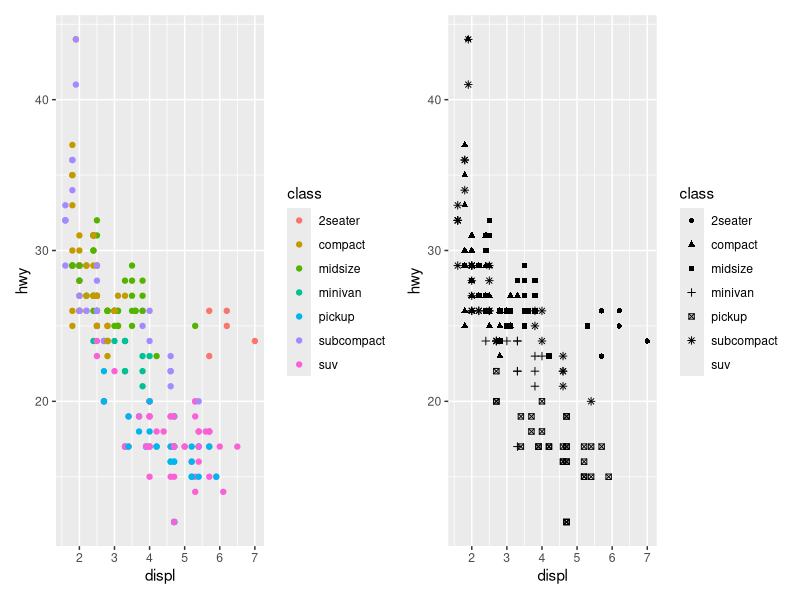
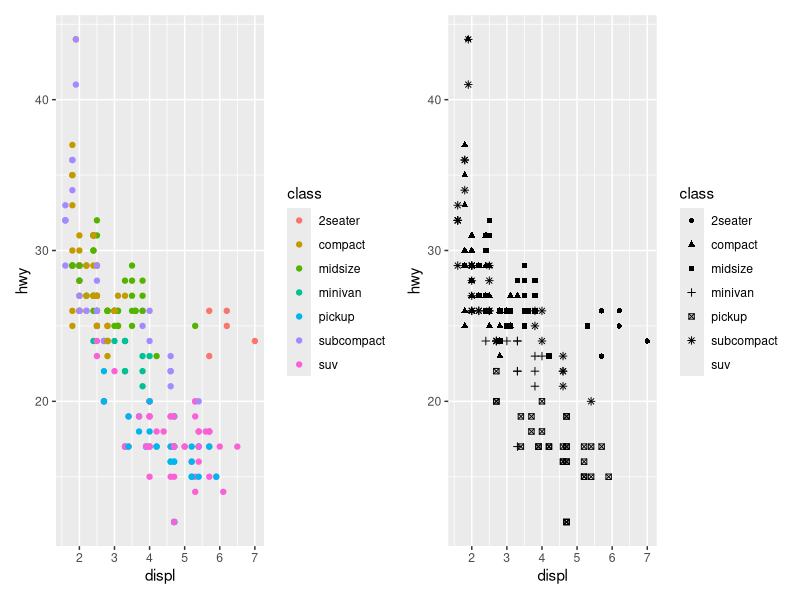
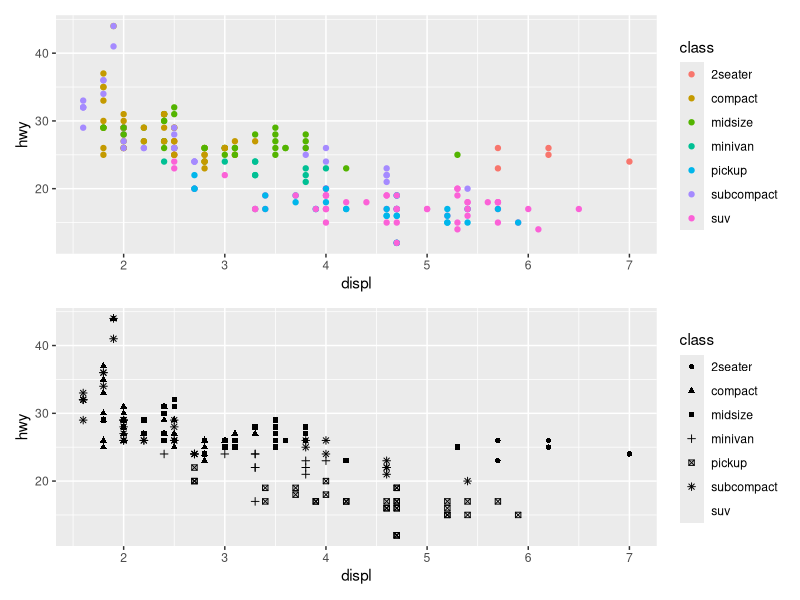
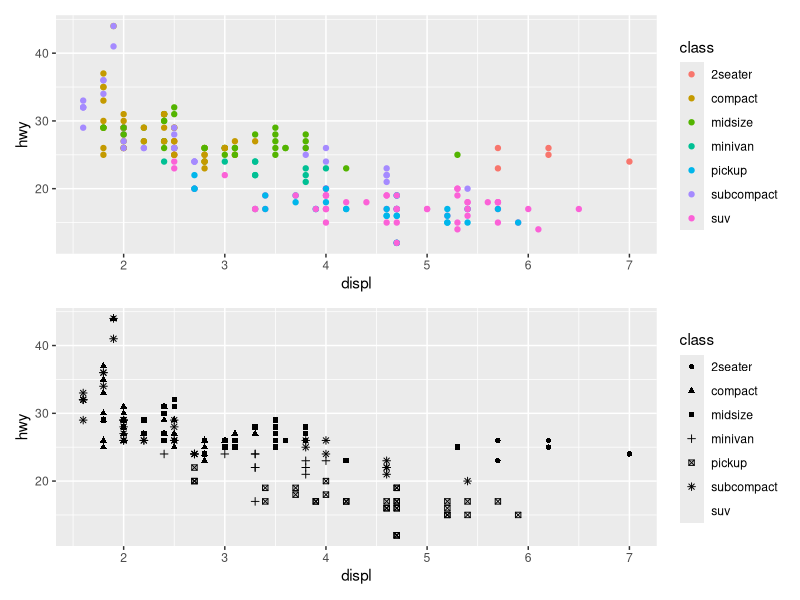
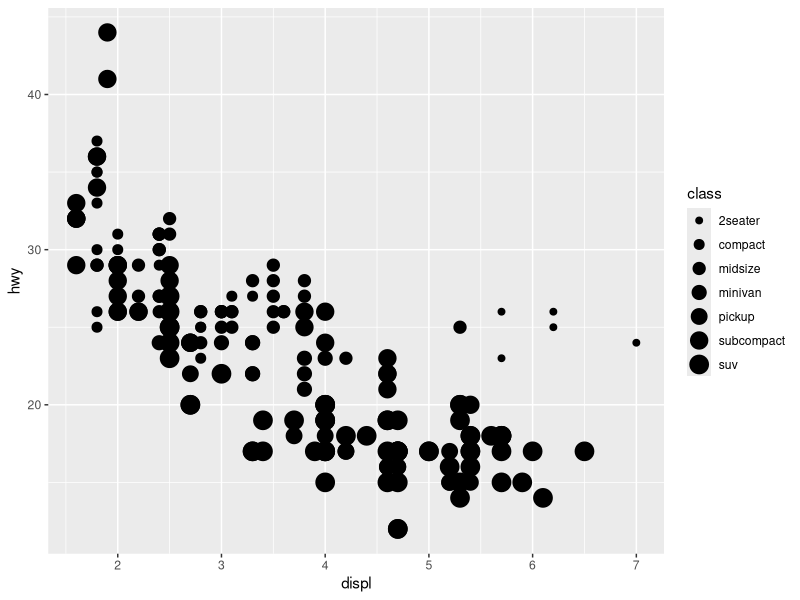
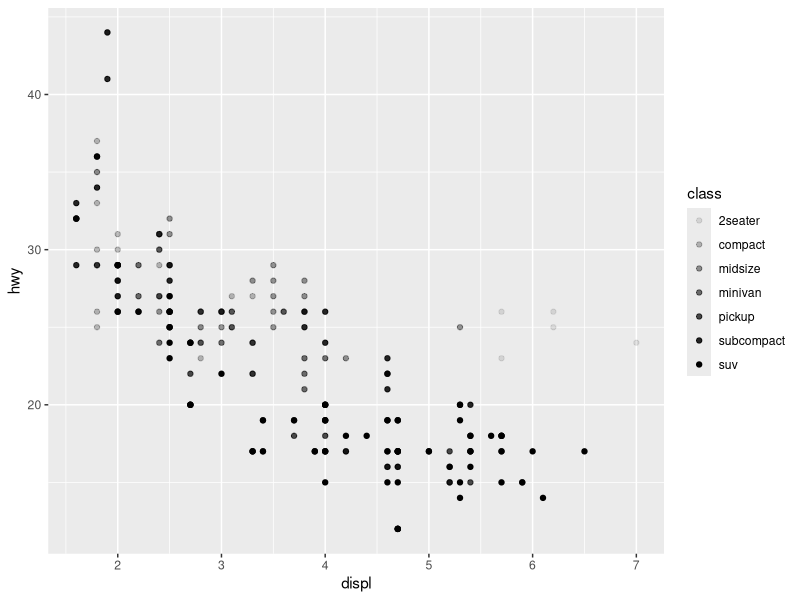
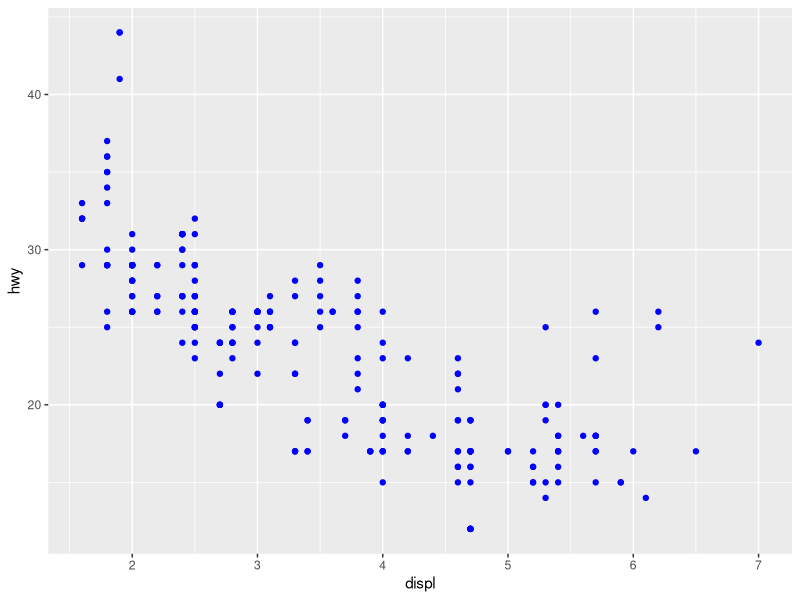
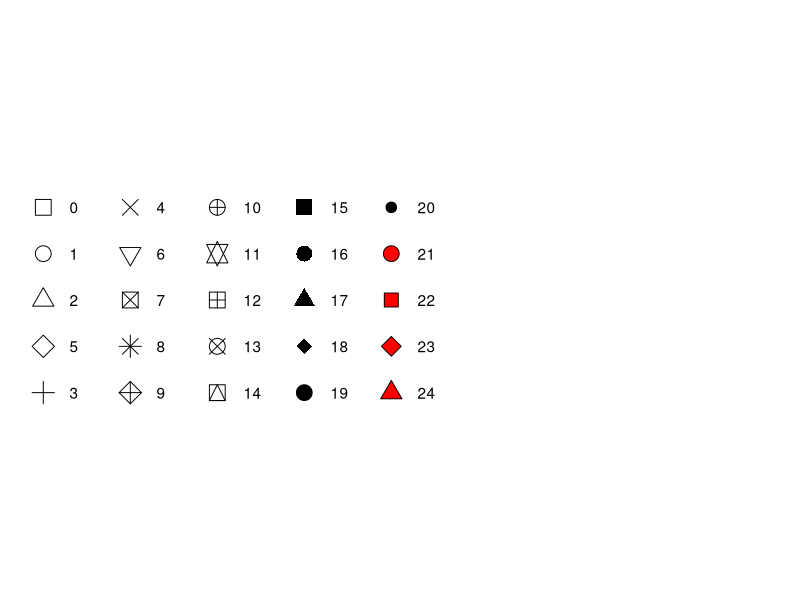

R code for these plots, in order: (Note: this script raises an error after producing the figures.)
## ---- chunk 1

# install.packages(c("patchwork","ggridges","scales"))

## ---- chunk 2
library(tidyverse)
library(patchwork)
library(scales)
library(ggplot2)
library(ggrepel)
## ---- chunk 3

?mpg

nrow(mpg)
names(mpg)

sapply(mpg,class)
## ---- chunk 4
#| fig-width: 10
#| fig-asp: 0.4
#| fig-show: hold
#| fig-alt: |
#|   Two scatterplots next to each other, both visualizing highway fuel 
#|   efficiency versus engine size of cars and showing a negative 
#|   association. In the plot on the left class is mapped to the color 
#|   aesthetic, resulting in different colors for each class. 
#|   In the plot on the right class is mapped the shape aesthetic, 
#|   resulting in different plotting character shapes for each class,
#|   except for suv. Each plot comes with a legend that shows the 
#|   mapping between color or shape and levels of the class variable.


ggplot(mpg, aes(x = displ, y = hwy, color = class)) +
  geom_point() + ggplot(mpg, aes(x = displ, y = hwy, shape = class)) + geom_point() +   plot_layout(ncol = 2)
## ---- chunk 5
#| fig-width: 10
#| fig-asp: 0.4
ggplot(mpg, aes(x = displ, y = hwy, color = class)) + geom_point() + 
  ggplot(mpg, aes(x = displ, y = hwy, shape = class)) + geom_point() 
## ---- chunk 6
#| fig-height: 10
#| fig.width: 7
#| out-width: "100%"

(ggplot(mpg, aes(x = displ, y = hwy, color = class)) + geom_point())/ 
  (ggplot(mpg, aes(x = displ, y = hwy, shape = class)) + geom_point())
## ---- chunk 7
#| fig-height: 10
#| fig.width: 7

p1 <- ggplot(mpg, aes(x = displ, y = hwy, color = class)) + geom_point()

p2 <- ggplot(mpg, aes(x = displ, y = hwy, shape = class)) + geom_point()

p1/p2

## ---- chunk 8
#| fig-width: 5
#| fig-alt: |
#|   Two scatterplots next to each other, both visualizing highway fuel 
#|   efficiency versus engine size of cars and showing a negative 
#|   association. In the first plot class is mapped to the size 
#|   aesthetic, resulting in different sizes for each class. 
#|   In the second plot class is mapped the alpha aesthetic, 
#|   resulting in different alpha (transparency) levels for each class. 
#|   Each plot comes with a legend that shows the mapping between size 
#|   or alpha level and levels of the class variable.

# class mapped to size
ggplot(mpg, aes(x = displ, y = hwy, size = class)) +
  geom_point() 

# class mapped to alpha
ggplot(mpg, aes(x = displ, y = hwy, alpha = class)) +
  geom_point() 
## ---- chunk 9
#| fig-alt: |
#|   Scatterplot of highway fuel efficiency versus engine size of cars 
#|   that shows a negative association. All points are blue.

ggplot(mpg, aes(x = displ, y = hwy)) + 
  geom_point(color = "blue") 
## ---- chunk 10
#| label: fig-shapes
#| echo: false
#| 
#| fig.asp: 0.364
#| fig-align: "center"
#| fig-cap: |
#|   R has 25 built-in shapes that are identified by numbers. There are some 
#|   seeming duplicates: for example, 0, 15, and 22 are all squares. The 
#|   difference comes from the interaction of the `color` and `fill` 
#|   aesthetics. The hollow shapes (0--14) have a border determined by `color`; 
#|   the solid shapes (15--20) are filled with `color`; the filled shapes 
#|   (21--24) have a border of `color` and are filled with `fill`. Shapes are 
#|   arranged to keep similar shapes next to each other.  
#| fig-alt: |
#|   Mapping between shapes and the numbers that represent them: 0 - square, 
#|   1 - circle, 2 - triangle point up, 3 - plus, 4 - cross, 5 - diamond, 
#|   6 - triangle point down, 7 - square cross, 8 - star, 9 - diamond plus, 
#|   10 - circle plus, 11 - triangles up and down, 12 - square plus, 
#|   13 - circle cross, 14 - square and triangle down, 15 - filled square, 
#|   16 - filled circle, 17 - filled triangle point-up, 18 - filled diamond, 
#|   19 - solid circle, 20 - bullet (smaller circle), 21 - filled circle blue, 
#|   22 - filled square blue, 23 - filled diamond blue, 24 - filled triangle 
#|   point-up blue, 25 - filled triangle point down blue.

shapes <- tibble(
  shape = c(0, 1, 2, 5, 3, 4, 6:19, 20, 21, 22, 23, 24),
  x = (0:24 %/% 5) / 2,
  y = (-(0:24 %% 5)) / 4
)
ggplot(shapes, aes(x, y)) + 
  geom_point(aes(shape = shape), size = 5, fill = "red") +
  geom_text(aes(label = shape), hjust = 0, nudge_x = 0.15) +
  scale_shape_identity() +
  expand_limits(x = 4.1) +
  scale_x_continuous(NULL, breaks = NULL) + 
  scale_y_continuous(NULL, breaks = NULL, limits = c(-1.2, 0.2)) + 
  theme_minimal() +
  theme(aspect.ratio = 1/2.75)
## ---- chunk 11
# Your code here
## ---- chunk 12
#| fig-show: hide
#| fig-alt: |
#|   Scatterplot of highway fuel efficiency versus engine size of cars  
#|   that shows a negative association. All points are red and 
#|   the legend shows a red point that is mapped to the word blue.

ggplot(mpg) + 
  geom_point(aes(x = displ, y = hwy, color = "blue"))
## ---- chunk 13
# Your code here
## ---- chunk 14
# Your code here

## ---- chunk 15
#| fig-show: hide

ggplot(mpg) + geom_point(aes(x = displ, y = hwy))
## ---- chunk 16
# Your code here
## ---- chunk 17
#| fig-show: hide

p1 <- ggplot(mpg, aes(x = displ, y = hwy)) +  geom_point() 

p2 <- ggplot(mpg, aes(x = displ, y = hwy)) + geom_smooth()

p1 + p2
## ---- chunk 18
#| fig-width: 6
# point
p1 <- ggplot(mpg, aes(x = displ, y = hwy)) + geom_point() 

# smooth
p2 <- ggplot(mpg, aes(x = displ, y = hwy)) + geom_smooth()

p1 + p2
## ---- chunk 19
#| fig-width: 6
#| fig-show: hold
#| fig-alt: |
#|   Two plots of highway fuel efficiency versus engine size of cars.
#|   The data are represented with smooth curves. In the first plot, three 
#|   smooth curves, all with the same linetype. In the second plot, three 
#|   smooth curves with different line types (solid, dashed, or long 
#|   dashed) for each type of drive train. In both plots, confidence 
#|   intervals around the smooth curves are also displayed.

# Top
p1 <- ggplot(mpg, aes(x = displ, y = hwy, shape = drv)) + 
  geom_smooth()

# Bottom
p2 <- ggplot(mpg, aes(x = displ, y = hwy, linetype = drv)) + 
  geom_smooth()

p1/p2
## ---- chunk 20
#| fig-width: 6
#| fig-alt: |
#|   A plot of highway fuel efficiency versus engine size of cars. The data 
#|   are represented with points (colored by drive train) as well as smooth 
#|   curves (where line type is determined based on drive train as well). 
#|   Confidence intervals around the smooth curves are also displayed.

ggplot(mpg, aes(x = displ, y = hwy, color = drv)) + 
  geom_point() +
  geom_smooth(aes(linetype = drv))
## ---- chunk 21
#| fig-width: 7
#| fig-alt: |
#|   Scatterplot of highway fuel efficiency versus engine size of cars, where 
#|   points are colored according to the car class. A smooth curve following 
#|   the trajectory of the relationship between highway fuel efficiency versus 
#|   engine size of cars is overlaid along with a confidence interval around it.

ggplot(mpg, aes(x = displ, y = hwy)) + 
  geom_point(aes(color = class)) + 
  geom_smooth()
## ---- chunk 22
#| fig-alt: |
#|   Scatterplot of highway fuel efficiency versus engine size of cars, where 
#|   points are colored according to the car class. A smooth curve following 
#|   the trajectory of the relationship between highway fuel efficiency versus 
#|   engine size of subcompact cars is overlaid along with a confidence interval 
#|   around it.

g <- ggplot(mpg, aes(x = displ, y = hwy)) +
  geom_point() +
  geom_point(data = mpg %>% filter(class == '2seater'),
             color = "red")

g + geom_point(
  data = mpg %>% filter(class == '2seater'),
  shape = 21,
  size = 3,
  color = "red"
)
## ---- chunk 23
#| fig.width: 5
#| fig-alt: |
#|   Three plots: histogram, density plot, and box plot of highway
#|   mileage.
 
# histogram
ggplot(mpg, aes(x = hwy)) + geom_histogram(binwidth = 2)

# density
ggplot(mpg, aes(x = hwy)) + geom_density()

# boxplot
ggplot(mpg, aes(x = hwy)) + geom_boxplot()
## ---- chunk 24
#| fig-width: 6
#| fig-height: 6
#| fig-alt: 
#|   Density curves for highway mileage for cars with rear wheel, 
#|   front wheel, and 4-wheel drives plotted separately. The 
#|   distribution is bimodal and roughly symmetric for real and 
#|   4 wheel drive cars and unimodal and right skewed for front 
#|   wheel drive cars.

library(ggridges)

ggplot(mpg, aes(x = hwy, y = drv, fill = drv, color = drv)) +
  geom_density_ridges(alpha = 0.5, show.legend = FALSE)
## ---- chunk 25
# Your code here
## ---- chunk 26
df <- data.frame(
  x = c(3, 1, 5), 
  y = c(2, 4, 6), 
  label = c("a","b","c")
)
p <- ggplot(df, aes(x, y, label = label))  
  
## ---- chunk 27
# Your code here
## ---- chunk 28
#| fig-show: hide
ggplot(mpg, aes(x = displ, y = hwy)) +
  geom_smooth(aes(color = drv), show.legend = FALSE)
## ---- chunk 29
# Your code here
## ---- chunk 30
#| label: 6-plots
#| echo: false
#| out-width: "100%"
#| fig-cap: |
#|   Six plots arranged in two columns
#| fig-alt: |
#|   There are six scatterplots in this figure, arranged in a 3x2 grid. 
#|   In all plots highway fuel efficiency of cars are on the y-axis and 
#|   engine size is on the x-axis. The **first** plot shows all points in black
#|   with a smooth curve overlaid on them. In the **second** plot points are 
#|   also all black, with separate smooth curves overlaid for each level of 
#|   drive train. On the **third** plot, points and the smooth curves are 
#|   represented in different colors for each level of drive train. In the 
#|   **fourth** plot the points are represented in different colors for each 
#|   level of drive train but there is only a single smooth line fitted to 
#|   the whole data. In the **fifth** plot, points are represented in different
#|   colors for each level of drive train, and a separate smooth curve with 
#|   line types are fitted to each level of drive train. And 
#|   finally in the **sixth** plot points are represented in different colors 
#|   for each level of drive train and they have a thick white border.

knitr::include_graphics("images/6-plots.png")
## ---- chunk 31

## ---- chunk 32
#| fig-width: 7
#| fig-alt: |
#|   Scatterplot of highway fuel efficiency versus engine size of cars, 
#|   faceted by class, with facets spanning two rows.

ggplot(mpg, aes(x = displ, y = hwy)) + 
  geom_point() + 
  facet_wrap(~cyl)
## ---- chunk 33
#| fig-width: 6
#| fig-alt: |
#|   Scatterplot of highway fuel efficiency versus engine size of cars, faceted 
#|   by number of cylinders across rows and by type of drive train across 
#|   columns. This results in a 4x3 grid of 12 facets. Some of these facets have 
#|   no observations: 5 cylinders and 4 wheel drive, 4 or 5 cylinders and front 
#|   wheel drive.

ggplot(mpg, aes(x = displ, y = hwy)) + 
  geom_point() + 
  facet_grid(drv ~ cyl)
## ---- chunk 34
#| fig-width: 6
#| fig-alt: |
#|   Scatterplot of highway fuel efficiency versus engine size of cars, 
#|   faceted by number of cylinders across rows and by type of drive train 
#|   across columns. This results in a 4x3 grid of 12 facets. Some of these 
#|   facets have no observations: 5 cylinders and 4 wheel drive, 4 or 5 
#|   cylinders and front wheel drive. Facets within a row share the same 
#|   y-scale and facets within a column share the same x-scale.

ggplot(mpg, aes(x = displ, y = hwy)) + 
  geom_point() + 
  facet_grid(drv ~ cyl, scales = "free_y")
## ---- chunk 35
#| fig-width: 5

ggplot(mpg, aes(x = displ, y = hwy)) +
  geom_point() +
  facet_grid(drv ~ cyl) +
  theme(
    strip.text.x = element_text(
      size = 12,
      face = "bold",
      colour = "blue",
      angle = 75
    ),
    strip.text.y = element_text(
      size = 14,
      face = "bold",
      colour = "red"
    ),
    strip.background = element_rect(
      colour = "navy",
      fill = "#CCCCFF",
      linewidth  = 2
    )
  )
## ---- chunk 36
#| fig-show: hide

ggplot(mpg, aes(x = drv, y = cyl)) + geom_point() 
     
## ---- chunk 37
# Your code here
## ---- chunk 38
#| fig-show: hide
ggplot(mpg) + geom_point(aes(x = drv, y = cyl))
## ---- chunk 39
# Your code here
## ---- chunk 40
#| fig-show: hide

ggplot(mpg) +
  geom_point(aes(x = displ, y = hwy)) +
  facet_grid(drv ~ .)

ggplot(mpg) +
  geom_point(aes(x = displ, y = hwy)) +
  facet_grid(. ~ cyl)
## ---- chunk 41

# Your code here
## ---- chunk 42
#| fig-show: hide

ggplot(mpg) +
  geom_point(aes(x = displ, y = hwy)) +
  facet_wrap( ~ class, nrow = 2)
## ---- chunk 43
# Your code here
## ---- chunk 44
#| fig-show: hide

ggplot(mpg, aes(x = displ, y = hwy)) + geom_point(color = "pink") 
## ---- chunk 45
# Your code here
## ---- chunk 46
# Your code here
## ---- chunk 47
#| fig-show: hide

ggplot(mpg, aes(x = displ)) +
  geom_histogram() +
  facet_grid(drv ~ .)

ggplot(mpg, aes(x = displ)) +
  geom_histogram() +
  facet_grid(. ~ drv)
## ---- chunk 48
#| fig-width: 6
#| fig-height: 6

ggplot(mpg) +
  geom_point(aes(x = displ, y = hwy)) +
  facet_grid(drv ~ .)
## ---- chunk 49
# Your code here
## ---- chunk 50
#| fig-show: hide

ggplot(mpg) +
  geom_point(aes(x = displ, y = hwy)) +
  facet_grid(drv ~ .)
## ---- chunk 51
# Your code here
## ---- chunk 52
#| fig-width: 6
#| fig-alt: |
#|   Bar chart of number of each cut of diamond. There are roughly 1500 
#|   Fair, 5000 Good, 12000 Very Good, 14000 Premium, and 22000 Ideal cut diamonds.

ggplot(diamonds, aes(x = cut)) + 
  geom_bar()
## ---- chunk 53
#| fig-width: 5
#| label: fig-vis-stat-bar
#| echo: false
#| fig-cap: |
#|   When creating a bar chart we first start with the raw data, then
#|   aggregate it to count the number of observations in each bar,
#|   and finally map those computed variables to plot aesthetics.
#| fig-alt: |
#|   A figure demonstrating three steps of creating a bar chart. 
#|   Step 1. geom_bar() begins with the diamonds data set. 
#|   Step 2. geom_bar() 
#|   transforms the data with the count stat, which returns a data set of 
#|   cut values and counts. 
#|   Step 3. geom_bar() uses the transformed data to 
#|   build the plot. cut is mapped to the x-axis, count is mapped to the y-axis.

knitr::include_graphics("images/visualization-stat-bar.png")
## ---- chunk 54
#| fig-width: 6
#| fig-alt: |
#|   Bar chart of number of each cut of diamond. There are roughly 1500 Fair, 5000 Good, 12000 Very Good, 14000 Premium, and 22000 Ideal cut diamonds.

diamonds %>%
  count(cut) %>%
  ggplot(aes(x = cut, y = n)) +
  geom_bar(stat = "identity")
## ---- chunk 55
#| fig-width: 5
#| fig-alt: |
#|   Bar chart of proportion of each cut of diamond. Roughly, Fair 
#|   diamonds make up 0.03, Good 0.09, Very Good 0.22, Premium 0.26, and 
#|   Ideal 0.40.

ggplot(diamonds, aes(x = cut, y = after_stat(prop), group = 1)) +
  geom_bar()
## ---- chunk 56
#| fig-width: 5
#| fig-alt: |
#|   A plot with depth on the y-axis and cut on the x-axis (with levels 
#|   fair, good, very good, premium, and ideal) of diamonds. For each level 
#|   of cut, vertical lines extend from minimum to maximum depth for diamonds 
#|   in that cut category, and the median depth is indicated on the line 
#|   with a point.

ggplot(diamonds) +
  stat_summary(
    aes(x = cut, y = depth),
    fun.min = min,
    fun.max = max,
    fun = median
  ) 
## ---- chunk 57
# Your code here
## ---- chunk 58
# Your code here

## ---- chunk 59
#| fig-show: hide

ggplot(diamonds, aes(
  x = cut, y = after_stat(prop)
  )) + 
  geom_bar()


## ---- chunk 60
ggplot(diamonds, aes(
  x = cut, fill = color, y = after_stat(prop)
  )) + 
  geom_bar()
## ---- chunk 61

# Your code here
## ---- chunk 62
#| fig-width: 5
#| fig-alt: |
#|   Two bar charts of drive types of cars. In the first plot, the bars have 
#|   colored borders. In the second plot, they're filled with colors. Heights 
#|   of the bars correspond to the number of cars in each cut category.

# Top
ggplot(mpg, aes(x = drv, color = drv)) + 
  geom_bar()

# Bottom
ggplot(mpg, aes(x = drv, fill = drv)) + 
  geom_bar()
## ---- chunk 63
#| fig-width: 5
#| fig-alt: |
#|   Segmented bar chart of drive types of cars, where each bar is filled with 
#|   colors for the classes of cars. Heights of the bars correspond to the 
#|   number of cars in each drive category, and heights of the colored 
#|   segments are proportional to the number of cars with a given class 
#|   level within a given drive type level.

ggplot(mpg, aes(x = drv, fill = class)) + 
  geom_bar()
## ---- chunk 64
#| fig-width: 5
#| fig-alt: |
#|   Segmented bar chart of drive types of cars, where each bar is filled with 
#|   colors for the classes of cars. Heights of the bars correspond to the 
#|   number of cars in each drive category, and heights of the colored 
#|   segments are proportional to the number of cars with a given class 
#|   level within a given drive type level. However the segments overlap. In 
#|   the first plot the bars are filled with transparent colors
#|   and in the second plot they are only outlined with color.

    # Top
ggplot(mpg, aes(x = drv, fill = class)) +
  geom_bar(alpha = 1 / 5, position = "identity")

# Bottom
ggplot(mpg, aes(x = drv, color = class)) +
  geom_bar(fill = NA, position = "identity")
## ---- chunk 65
#| fig-width: 5
#| fig-alt: |
#|   In the first plot, segmented bar chart of drive types of cars, where each bar is 
#|   filled with colors for the levels of class. Height of each bar is 1 and 
#|   heights of the colored segments represent the proportions of cars 
#|   with a given class level within a given drive type.
#|   In the second plot, dodged bar chart of drive types of cars. Dodged bars are 
#|   grouped by levels of drive type. Within each group bars represent each 
#|   level of class. Some classes are represented within some drive types and 
#|   not represented in others, resulting in unequal number of bars within each 
#|   group. Heights of these bars represent the number of cars with a given 
#|   level of drive type and class.


ggplot(mpg, aes(x = drv, fill = class)) +
  geom_bar(position = "fill")


ggplot(mpg, aes(x = drv, fill = class)) +
  geom_bar(position = "dodge")
## ---- chunk 66
#| fig-width: 5
#| echo: false
#| fig-alt: |
#|   Scatterplot of highway fuel efficiency versus engine size of cars that 
#|   shows a negative association.

ggplot(mpg, aes(x = displ, y = hwy)) + 
  geom_point()
## ---- chunk 67
#| fig-width: 5
#| fig-alt: |
#|   Jittered scatterplot of highway fuel efficiency versus engine size of cars. 
#|   The plot shows a negative association.

ggplot(mpg, aes(x = displ, y = hwy)) + 
  geom_point(position = "jitter")
## ---- chunk 68
#| fig-show: hide

ggplot(mpg, aes(x = cty, y = hwy)) +
  geom_point()
## ---- chunk 69
#| fig-show: hide

ggplot(mpg, aes(x = displ, y = hwy)) +
  geom_point() 

ggplot(mpg, aes(x = displ, y = hwy)) +
  geom_point(position = "identity") 
## ---- chunk 70
#| fig-show: hide

ggplot(mpg, aes(x = displ, y = hwy)) +
  geom_point() 
## ---- chunk 71
# Your code here
## ---- chunk 72
#| fig-show: hide

g <- ggplot(mpg, aes(x = displ, y = hwy))
## ---- chunk 73
# Your code here
## ---- chunk 74
#| fig-show: hide

g <- ggplot(data = mpg, mapping = aes(x = manufacturer, y = hwy, color = manufacturer))
## ---- chunk 75

# Your code here
## ---- chunk 76
#| label: visualization-grammar
#| echo: false
#| fig-alt: |
#|   A figure demonstrating the steps for going from raw data to table of 
#|   frequencies where each row represents one level of cut and a count column 
#|   shows how many diamonds are in that cut level. Then, these values are 
#|   mapped to heights of bars.
#| fig-cap: |
#|   Steps for going from raw data to a table of frequencies to a bar plot where 
#|   the heights of the bar represent the frequencies.

knitr::include_graphics("images/visualization-grammar.png")
